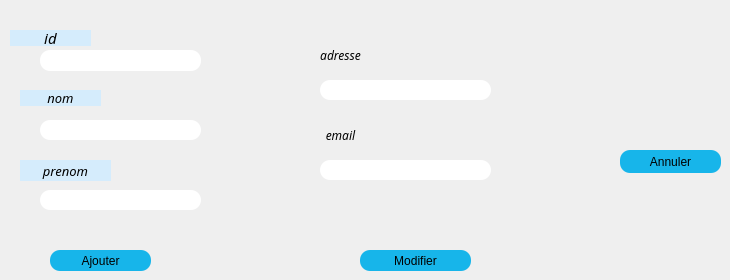
      <widget class="QWidget" name="tab_9">
       <attribute name="title">
        <string>Ajout et Modifier Client</string>
       </attribute>
       <widget class="QLabel" name="label_18">
        <property name="geometry">
         <rect>
          <x>10</x>
          <y>30</y>
          <width>81</width>
          <height>16</height>
         </rect>
        </property>
        <property name="font">
         <font>
          <family>Adobe Caslon Pro Bold</family>
          <pointsize>11</pointsize>
          <weight>9</weight>
          <italic>true</italic>
          <bold>false</bold>
         </font>
        </property>
        <property name="styleSheet">
         <string notr="true">background-color: rgb(213, 236, 252);
font: 75 italic 11pt &quot;Adobe Caslon Pro Bold&quot;;</string>
        </property>
        <property name="text">
         <string>id</string>
        </property>
        <property name="alignment">
         <set>Qt::AlignCenter</set>
        </property>
       </widget>
       <widget class="QLabel" name="label_19">
        <property name="geometry">
         <rect>
          <x>20</x>
          <y>90</y>
          <width>81</width>
          <height>16</height>
         </rect>
        </property>
        <property name="font">
         <font>
          <family>Adobe Caslon Pro Bold</family>
          <pointsize>10</pointsize>
          <weight>9</weight>
          <italic>true</italic>
          <bold>false</bold>
         </font>
        </property>
        <property name="styleSheet">
         <string notr="true">background-color: rgb(213, 236, 252);
font: 75 italic 10pt &quot;Adobe Caslon Pro Bold&quot;;</string>
        </property>
        <property name="text">
         <string>nom</string>
        </property>
        <property name="alignment">
         <set>Qt::AlignCenter</set>
        </property>
       </widget>
       <widget class="QLabel" name="label_20">
        <property name="geometry">
         <rect>
          <x>20</x>
          <y>160</y>
          <width>91</width>
          <height>21</height>
         </rect>
        </property>
        <property name="font">
         <font>
          <family>Adobe Caslon Pro Bold</family>
          <pointsize>10</pointsize>
          <weight>9</weight>
          <italic>true</italic>
          <bold>false</bold>
         </font>
        </property>
        <property name="styleSheet">
         <string notr="true">background-color: rgb(213, 236, 252);
font: 75 italic 10pt &quot;Adobe Caslon Pro Bold&quot;;</string>
        </property>
        <property name="text">
         <string>prenom</string>
        </property>
        <property name="alignment">
         <set>Qt::AlignCenter</set>
        </property>
       </widget>
       <widget class="QLabel" name="label_21">
        <property name="geometry">
         <rect>
          <x>290</x>
          <y>40</y>
          <width>101</width>
          <height>31</height>
         </rect>
        </property>
        <property name="font">
         <font>
          <family>Adobe Caslon Pro Bold</family>
          <pointsize>9</pointsize>
          <weight>9</weight>
          <italic>true</italic>
          <bold>false</bold>
         </font>
        </property>
        <property name="text">
         <string>adresse</string>
        </property>
        <property name="alignment">
         <set>Qt::AlignCenter</set>
        </property>
       </widget>
       <widget class="QLabel" name="label_22">
        <property name="geometry">
         <rect>
          <x>290</x>
          <y>120</y>
          <width>101</width>
          <height>31</height>
         </rect>
        </property>
        <property name="font">
         <font>
          <family>Adobe Caslon Pro Bold</family>
          <pointsize>9</pointsize>
          <weight>9</weight>
          <italic>true</italic>
          <bold>false</bold>
         </font>
        </property>
        <property name="text">
         <string>email</string>
        </property>
        <property name="alignment">
         <set>Qt::AlignCenter</set>
        </property>
       </widget>
       <widget class="QLineEdit" name="lineEditID">
        <property name="geometry">
         <rect>
          <x>40</x>
          <y>50</y>
          <width>161</width>
          <height>21</height>
         </rect>
        </property>
        <property name="styleSheet">
         <string notr="true">                                      border-radius: 10px;
background-color: rgb(255, 255, 255);

font: 9pt &quot;MS Reference Sans Serif&quot;;background-color: rgb(255, 255, 255);</string>
        </property>
       </widget>
       <widget class="QLineEdit" name="linenom">
        <property name="geometry">
         <rect>
          <x>40</x>
          <y>120</y>
          <width>161</width>
          <height>20</height>
         </rect>
        </property>
        <property name="styleSheet">
         <string notr="true">                                      border-radius: 10px;
background-color: rgb(255, 255, 255);

font: 9pt &quot;MS Reference Sans Serif&quot;;background-color: rgb(255, 255, 255);</string>
        </property>
       </widget>
       <widget class="QLineEdit" name="lineEdit_prenom">
        <property name="geometry">
         <rect>
          <x>40</x>
          <y>190</y>
          <width>161</width>
          <height>20</height>
         </rect>
        </property>
        <property name="styleSheet">
         <string notr="true">                                      border-radius: 10px;
background-color: rgb(255, 255, 255);

font: 9pt &quot;MS Reference Sans Serif&quot;;background-color: rgb(255, 255, 255);</string>
        </property>
       </widget>
       <widget class="QLineEdit" name="lineEdit_ad">
        <property name="geometry">
         <rect>
          <x>320</x>
          <y>80</y>
          <width>171</width>
          <height>20</height>
         </rect>
        </property>
        <property name="styleSheet">
         <string notr="true">                                      border-radius: 10px;
background-color: rgb(255, 255, 255);

font: 9pt &quot;MS Reference Sans Serif&quot;;background-color: rgb(255, 255, 255);</string>
        </property>
       </widget>
       <widget class="QLineEdit" name="lineEdit_mail">
        <property name="geometry">
         <rect>
          <x>320</x>
          <y>160</y>
          <width>171</width>
          <height>20</height>
         </rect>
        </property>
        <property name="styleSheet">
         <string notr="true">                                      border-radius: 10px;
background-color: rgb(255, 255, 255);

font: 9pt &quot;MS Reference Sans Serif&quot;;background-color: rgb(255, 255, 255);</string>
        </property>
       </widget>
       <widget class="QPushButton" name="ajouter">
        <property name="geometry">
         <rect>
          <x>50</x>
          <y>250</y>
          <width>101</width>
          <height>21</height>
         </rect>
        </property>
        <property name="styleSheet">
         <string notr="true">                                         border-radius: 10px;
background-color: rgb(23, 181, 234);
                                        
font: 9pt &quot;MS Reference Sans Serif&quot;;font: 10pt &quot;MS Shell Dlg 2&quot;;</string>
        </property>
        <property name="text">
         <string>Ajouter</string>
        </property>
       </widget>
       <widget class="QPushButton" name="modifier">
        <property name="geometry">
         <rect>
          <x>360</x>
          <y>250</y>
          <width>111</width>
          <height>21</height>
         </rect>
        </property>
        <property name="styleSheet">
         <string notr="true">                                         border-radius: 10px;
background-color: rgb(23, 181, 234);
                                        
font: 9pt &quot;MS Reference Sans Serif&quot;;font: 10pt &quot;MS Shell Dlg 2&quot;;</string>
        </property>
        <property name="text">
         <string>Modifier</string>
        </property>
       </widget>
       <widget class="QPushButton" name="pushButton_8">
        <property name="geometry">
         <rect>
          <x>620</x>
          <y>150</y>
          <width>101</width>
          <height>23</height>
         </rect>
        </property>
        <property name="styleSheet">
         <string notr="true">                                         border-radius: 10px;
background-color: rgb(23, 181, 234);
                                        
font: 9pt &quot;MS Reference Sans Serif&quot;;</string>
        </property>
        <property name="text">
         <string>Annuler</string>
        </property>
       </widget>
      </widget>
